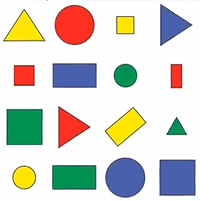
#> input picture Image Processing/Resources/Shapes.PNG, 200 x 202 px, found by its file name
$ python 45_ContourFun1.py
#> lines starting #> are read from the running program, lines starting #| are printed output that depends on the picture; after the words box and inside, x2 and y2 are one past the last pixel; in counts of white or black regions, pixels touching at a corner belong together
# -*- coding: utf-8 -*-
"""
Created on Sat Mar 16 10:58:23 2024

@author: SMI
"""
import cv2
import numpy as np

img = cv2.imread("D:\\My codes\\Computer Vision\\Image Processing\\Resources\\Shapes.png")
#> img is the input picture: shape (202, 200, 3); mean B, G, R 203.2, 211.6, 213
img = cv2.resize(img,(500,500))
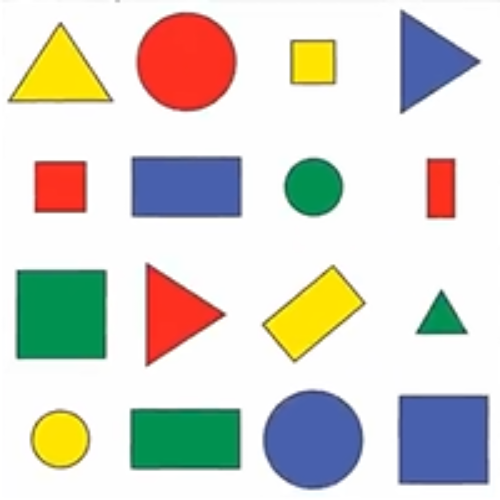
#> img: shape (500, 500, 3); mean B, G, R 203.2, 211.6, 212.9
img1 = cv2.cvtColor(img,cv2.COLOR_BGR2GRAY)
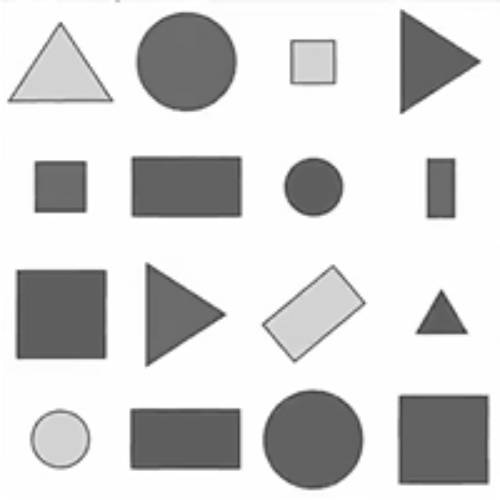
#> img1: shape (500, 500); min 42, max 255, mean 211
ret,thresh = cv2.threshold(img1,240,255,cv2.THRESH_BINARY_INV)
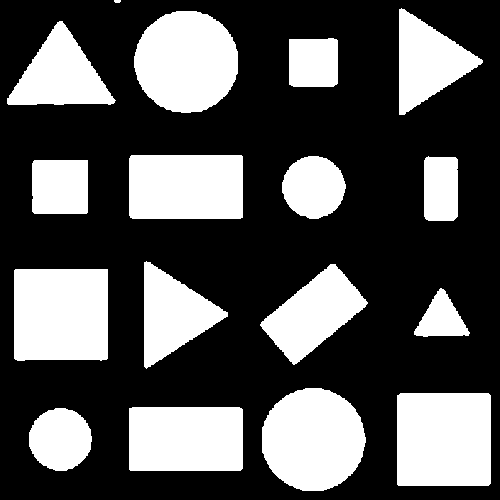
#> thresh: shape (500, 500); 33.5% white; 17 white regions (1 under 20 px)

#findcontour(img,contour_retrival_mode,method)
cnts,hier = cv2.findContours(thresh,cv2.RETR_TREE,cv2.CHAIN_APPROX_SIMPLE)
#> cnts = 17 contours, 1 with area under 20; largest, box (x1, y1, x2, y2) and area: (397, 393, 491, 486) 8548, (14, 269, 108, 361) 8378, (262, 388, 366, 491) 8244, (134, 11, 238, 113) 8213, (129, 407, 243, 471) 7111

#Here cnts is a list of contours. And each contour is an array with x, y cordinate
#hier variable called hierarchy and it contain image information.
print("Number of contour: ",cnts,"\ntotal contour: ",len(cnts))
#> (printed output is left out)
print("Hierarchy: \n",hier)

area1=[]
# loop over the contours
for c in cnts:
    # compute the center of the contour
    #an image moment is a certain particular weighted average (moment) of the image pixels
    M = cv2.moments(c)
    print("M==",M)
    cX = int(M["m10"] / M["m00"])
    cY = int(M["m01"] / M["m00"])

    # draw the contour and center of the shape on the image
    cv2.drawContours(img, [c], -1, (0, 255, 0), 2)
    cv2.circle(img, (cX, cY), 7, (255, 255, 255), -1)
    cv2.putText(img, "center", (cX - 20, cY - 20),cv2.FONT_HERSHEY_SIMPLEX, 0.5, (255, 255, 255), 2)

    #Find Area of Contour
    area = cv2.contourArea(c)
    area1.append(area)

    if area<10000:
        #contour Approx -  it is use to approx shape with less number of vertices
        epsilon = 0.1*cv2.arcLength(c,True) #arc lenght take contour and return its perimeter
        data= cv2.approxPolyDP(c,epsilon,True)
        #Convexhull is used to provide proper contours convexity.

        hull = cv2.convexHull(data)

        x,y,w,h = cv2.boundingRect(hull)
        img = cv2.rectangle(img,(x,y),(x+w,y+h),(125,10,20),5)

    # draw the contour and center of the shape on the image
    cv2.drawContours(img, [c], -1, (50, 100, 50), 2)
    cv2.circle(img, (cX, cY), 7, (255, 255, 255), -1)
    cv2.putText(img, "center", (cX - 20, cY - 20),
                cv2.FONT_HERSHEY_SIMPLEX, 0.5, (255, 255, 255), 2)
#> this loop made 17 passes
#> (cX, cY, area, epsilon, data, hull, x, y) on passes 1 to 5: (59, 438, 2985, 21.17, [[55, 408], [29, 446], [66, 470], [90, 429]], [[90, 429], [66, 470], [29, 446], [55, 408]], 29, 408), (185, 438, 7111, 34.85, [[129, 408], [130, 470], [242, 468], [241, 408]], [[241, 408], [242, 468], [130, 470], [129, 408]], 129, 408), (443, 439, 8547.5, 36.59, [[397, 395], [398, 485], [490, 483], [488, 393]], [[488, 393], [490, 483], [398, 485], [397, 395]], 397, 393), (312, 439, 8243.5, 34.61, [[305, 388], [262, 452], [323, 490], [365, 437]], [[365, 437], [323, 490], [262, 452], [305, 388]], 262, 388), (441, 318, 1438.5, 17.81, [[440, 288], [414, 334], [468, 335]], [[468, 335], [414, 334], [440, 288]], 414, 288)
#> pass 1, `img = cv2.rectangle(img,(x,y),(x+w,y+h),(125,10,20),5)`:
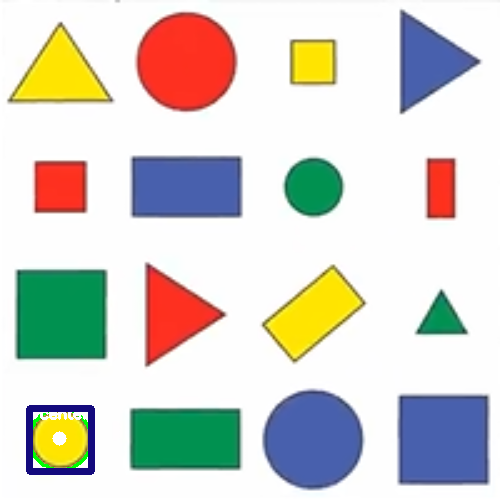
#> img: shape (500, 500, 3); 0.96% of pixels changed, all inside (x1, y1, x2, y2) = (26, 405, 95, 475)
#> pass 2, `img = cv2.rectangle(img,(x,y),(x+w,y+h),(125,10,20),5)`:
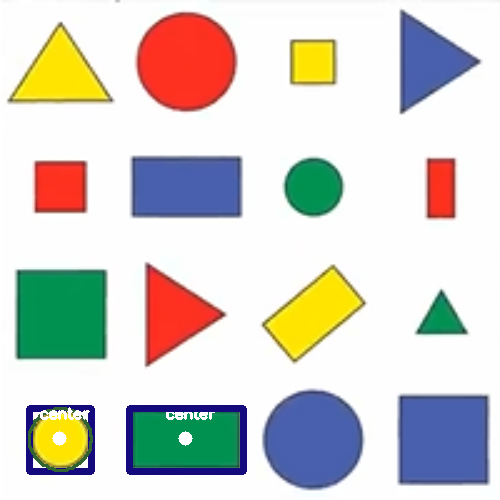
#> img: shape (500, 500, 3); 1.41% of pixels changed, all inside (x1, y1, x2, y2) = (28, 405, 247, 475)
#> pass 3, `img = cv2.rectangle(img,(x,y),(x+w,y+h),(125,10,20),5)`:
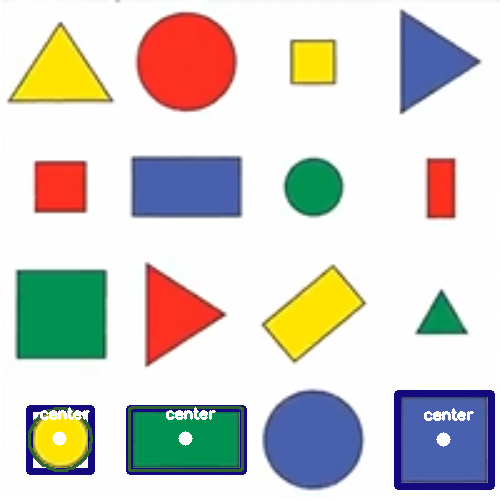
#> img: shape (500, 500, 3); 1.68% of pixels changed, all inside (x1, y1, x2, y2) = (128, 390, 495, 490)
#> after the loop:
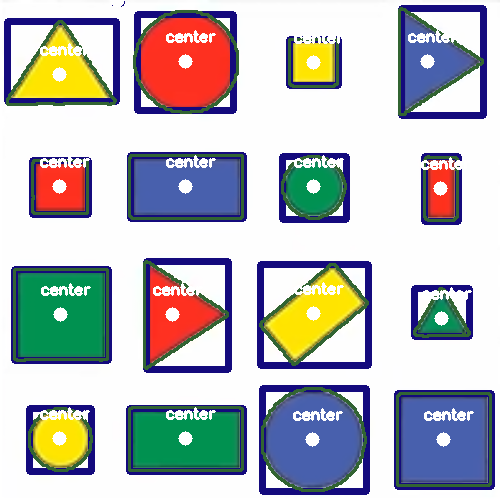
#> img: shape (500, 500, 3); 15.91% of pixels changed, all inside (x1, y1, x2, y2) = (4, 0, 492, 495)
#> after the loop, area1 = [2985, 7111, 8547.5, 8243.5, 1438.5, 8378.5, 5173.5, 4674, 2906.5, 2059.5, 2987, 7110, 2250, 4780.5, 8213, 4643, 11]

cv2.imshow("original",img)
cv2.imshow("gray",img1)
cv2.imshow("thresh",thresh)

cv2.waitKey(0)
cv2.destroyAllWindows()
